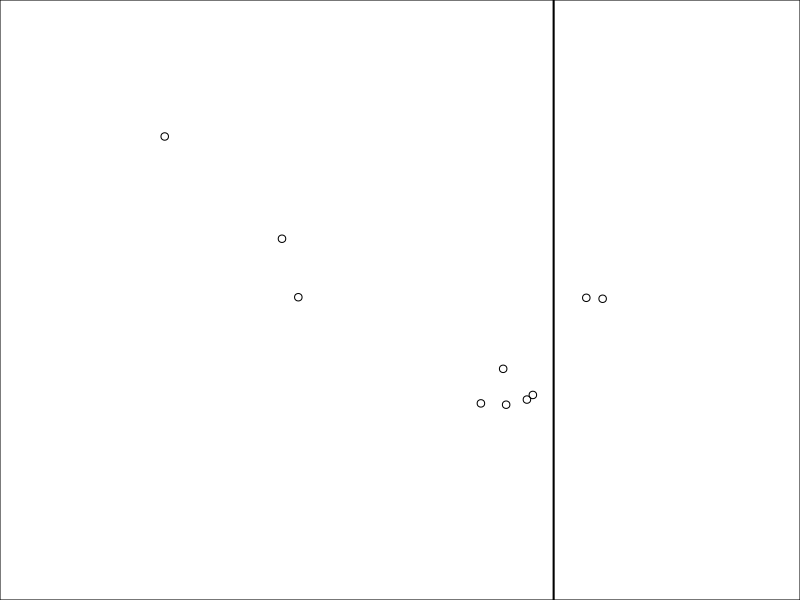
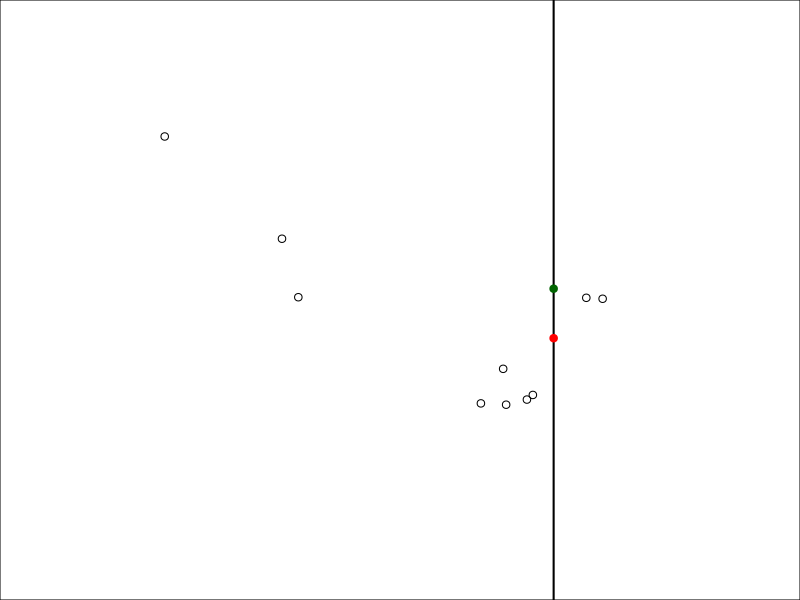
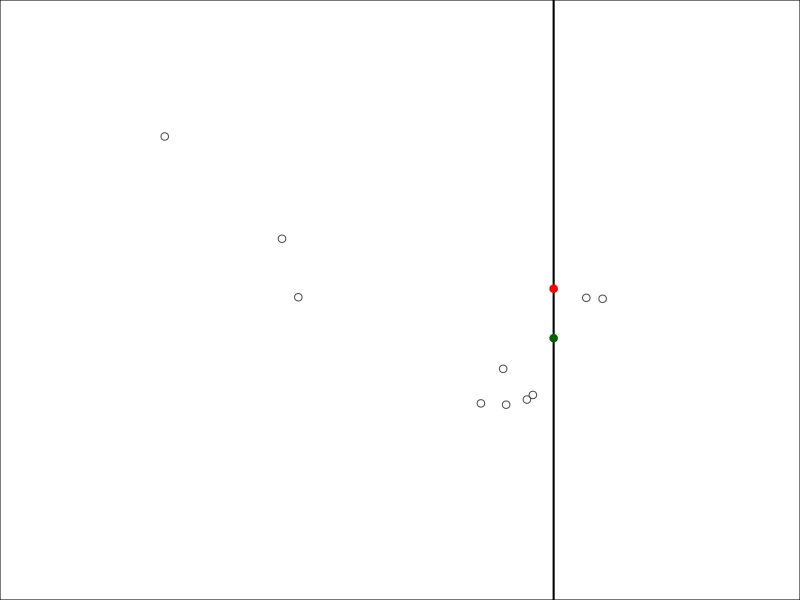

These charts were generated, in order, by the following R code: (Note: this script raises an error after producing the figures.)
#GP Scaling: Ishita Dasgupta & Eric Schulz

#RBF kernel
rbf <- function(X1,X2,l=1) {
  Sigma <- matrix(rep(0, length(X1)*length(X2)), nrow=length(X1))
  for (i in 1:nrow(Sigma)) {
    for (j in 1:ncol(Sigma)) {
      Sigma[i,j] <- exp(-0.5*(abs(X1[i]-X2[j])/l)^2)
    }
  }
  return(Sigma)
}

#MASS for multivariate normal
library(MASS)

#input space
x.star <- seq(-5,5,len=500)
#sigma
sigma.n <- 0.1

n<-seq(10,50,10)
near<-c(0.7, 0.3)
lambda<-c(2,5)
sim<-1:20

dd<-expand.grid(n=n,near=near,lambda=lambda,sim=sim)


for (i in 1:nrow(dd)){
  near<-dd$near[i]
  far<-1-near
  n<-dd$n[i]
  lambda<-dd$lambda[i]
  target<-sample(x.star, 1)
  yobs<-rep(-5,500)
  while(sum(abs(yobs)<1)!=500 | (max(yobs)-min(yobs))<1.2){
  yobs<- mvrnorm(1, rep(0, length(x.star)), rbf(x.star,x.star,l=lambda))
  }
  x.near<-x.star[abs(x.star-target)<=1]
  x.far<-x.star[abs(x.star-target)>1]
  x.near<-sample(x.near, near*n)
  x.far<-sample(x.far, far*n)
  
  x<-sort(c(x.near, x.far))
  yplot<-yobs[x.star %in% x]
  
  #add noise N(0,0.25)
  yplot<-yplot+rnorm(length(yplot), 0, sigma.n)
  
  ftrue<-yobs[x.star %in% target]
  fwrong<-yobs[x.star %in% target]+sample(c(-1.96,1.96), 1)*0.1
  
  ma<-max(c(yobs,ftrue,fwrong, yplot))
  mi<-min(c(yobs,ftrue,fwrong, yplot))
  
  png(paste0("pngs2/func", dd$sim[i],"l", dd$lambda[i], "n", dd$n[i],"near", dd$near[i]*100, ".png"),
      width=300, height=300)
  par(mar = c(0, 0, 0, 0))
  plot(x, yplot, pch=1,  xaxt='n', ann=FALSE, yaxt='n',ylim=c(-1.1,1.1), xlim=c(-5,5), col="black")
  abline(v = target, col="black", lwd=2)
  dev.off()
  
  png(paste0("pngs2/funcred", dd$sim[i],"l", dd$lambda[i], "n", dd$n[i],"near", dd$near[i]*100, ".png"),
      width=300, height=300)
  par(mar = c(0, 0, 0, 0))
  plot(x, yplot, pch=1,  xaxt='n', ann=FALSE, yaxt='n',ylim=c(-1.1,1.1), xlim=c(-5,5), col="black")
  abline(v = target, col="black", lwd=2)
  points(target, ftrue, pch=19, col="red", cex=1)
  points(target, fwrong,  pch=19, col="darkgreen", cex=1)
  dev.off()
  
  
  png(paste0("pngs2/funcblue", dd$sim[i],"l", dd$lambda[i], "n", dd$n[i],"near", dd$near[i]*100, ".png"),
      width=300, height=300)
  par(mar = c(0, 0, 0, 0))
  plot(x, yplot, pch=1,  xaxt='n', ann=FALSE, yaxt='n',ylim=c(-1.1,1.1), xlim=c(-5,5), col="grey30")
  abline(v = target, col="black", lwd=2)
  points(target, ftrue, pch=19, col="darkgreen", cex=1)
  points(target, fwrong, pch=19, col="red", cex=1)
  dev.off()
  write.csv(data.frame(x, yplot, target, ftrue, fwrong), 
            paste0("data2/func", dd$sim[i],"l", dd$lambda[i], "n", dd$n[i],"near", dd$near[i]*100, "csv"))
  print(i)
}


png("pngs2/correct.png", width=300, height=300)
par(mar = c(0, 0, 0, 0))
plot(x, yplot, pch="",  xaxt='n', ann=FALSE, yaxt='n',ylim=c(-1.1,1.1), xlim=c(-5,5), col="grey30")
text(0,0, "Correct", cex=4)
dev.off()

png("pngs2/incorrect.png", width=300, height=300)
par(mar = c(0, 0, 0, 0))
plot(x, yplot, pch="",  xaxt='n', ann=FALSE, yaxt='n',ylim=c(-1.1,1.1), xlim=c(-5,5), col="grey30")
text(0,0, "Incorrect", cex=3)
dev.off()

png("pngs2/init.png", width=300, height=300)
par(mar = c(0, 0, 0, 0))
plot(x, yplot, pch="",  xaxt='n', ann=FALSE, yaxt='n',ylim=c(-1.1,1.1), xlim=c(-5,5), col="grey30")
text(0,0, "+", cex=3)
dev.off()

png("pngs2/begin.png", width=300, height=300)
par(mar = c(0, 0, 0, 0))
plot(x, yplot, pch="",  xaxt='n', ann=FALSE, yaxt='n',ylim=c(-1.1,1.1), xlim=c(-5,5), col="grey30")
text(0,0, "Press the space\n bar to begin.", cex=3)
dev.off()
